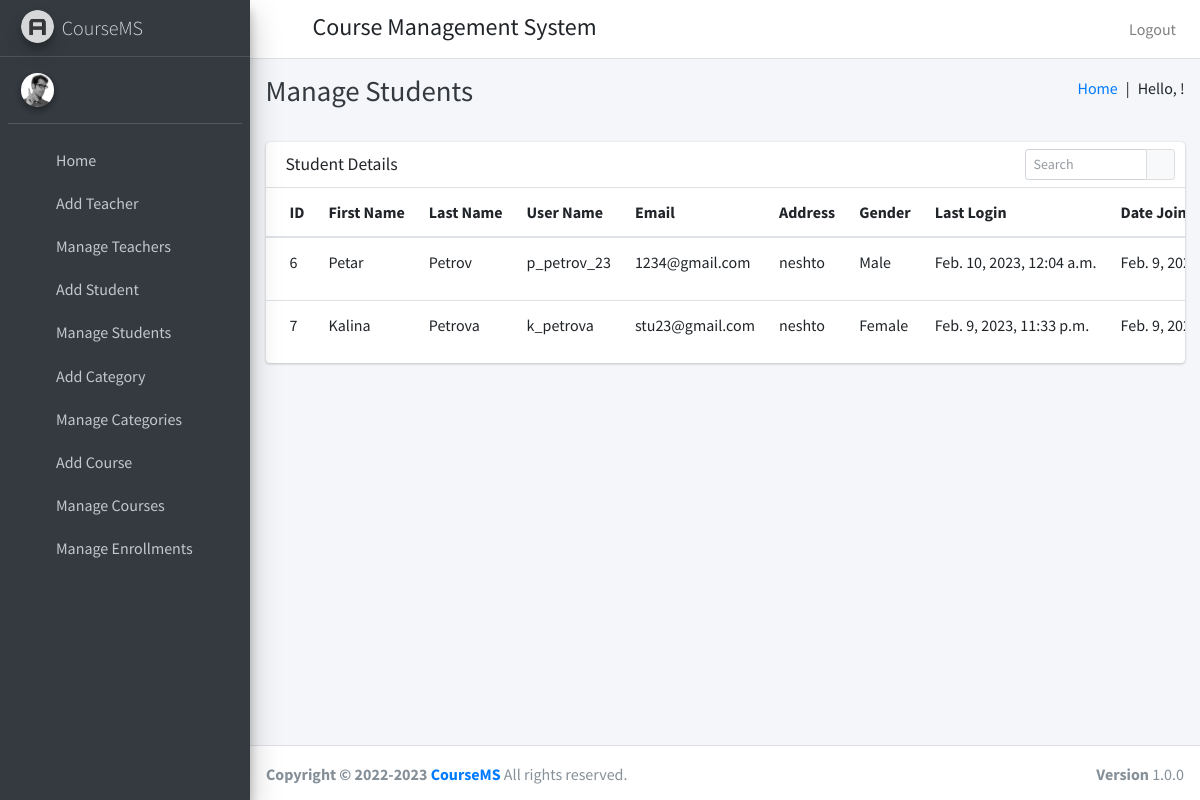
Page /manage_students on the committed database.
### course/models.py (models this page shows, shortened)
class Student(models.Model):
    id = models.AutoField(primary_key=True)
    user = models.OneToOneField(User, on_delete=models.CASCADE)
    gender = models.CharField(max_length=6)
    address = models.TextField()

class User(AbstractUser):
    USER_TYPE_SELECTION = (
        (1, "HOD"),
        (2, "Teacher"),
        (3, "Student")
    )
    user_type = models.CharField(max_length=1, choices=USER_TYPE_SELECTION, default=1)

### course/HodViews.py (the view)
# urls.py: path('manage_students', HodViews.manage_students, name="manage_students"),
def manage_students(request):
    students = Student.objects.all()
    return render(request, "hod_templates/manage_students_template.html", {"students": students})

### course/templates/hod_templates/manage_students_template.html (shortened to what this page needs)
{% extends 'hod_templates/base_template.html' %}
{% block page_title %}
Manage Students
{% endblock page_title %}
{% block main_content %}
    <section class="content">
      <div class="container-fluid">
           <div class="row">
          <div class="col-12">
            <div class="card">
              <div class="card-header">
                <h3 class="card-title">Student Details</h3>
                <div class="card-tools">
                  <div class="input-group input-group-sm" style="width: 150px;">
                    <input type="text" name="table_search" class="form-control float-right" placeholder="Search">
                    <div class="input-group-append">
                      <button type="submit" class="btn btn-default"><i class="fas fa-search"></i></button>
                    </div>
                  </div>
                </div>
              </div>
              <div class="card-body table-responsive p-0">
                <table class="table table-hover text-nowrap">
                  <thead>
                    <tr>
                      <th>ID</th>
                      <th>First Name</th>
                      <th>Last Name</th>
                      <th>User Name</th>
                      <th>Email</th>
                      <th>Address</th>
                      <th>Gender</th>
                      <th>Last Login</th>
                      <th>Date Joined</th>
                    </tr>
                  </thead>
                  <tbody>
                  {% for student in students %}
                    <tr>
                      <td>{{ student.user.id }}</td>
                      <td>{{ student.user.first_name }}</td>
                      <td>{{ student.user.last_name }}</td>
                      <td>{{ student.user.username }}</td>
                      <td>{{ student.user.email }}</td>
                      <td>{{ student.address }}</td>
                      <td>{{ student.gender }}</td>
                      <td>{{ student.user.last_login }}</td>
                      <td>{{ student.user.date_joined }}</td>
                    </tr>
                  {% endfor %}
                  </tbody>
                </table>
              </div>
            </div>
          </div>
        </div>
      </div>
    </section>
{% endblock main_content %}

### rows in the picture
Student: user.id "6", user.first_name "Petar", user.last_name "Petrov", user.username "p_petrov_23", user.email "1234@gmail.com", address "neshto", gender "Male", user.last_login "Feb. 10, 2023, 12:04 a.m.", user.date_joined "Feb. 9,…"
Student: user.id "7", user.first_name "Kalina", user.last_name "Petrova", user.username "k_petrova", user.email "stu23@gmail.com", address "neshto", gender "Female", user.last_login "Feb. 9, 2023, 11:33 p.m.", user.date_joined "Feb. 9,…"
